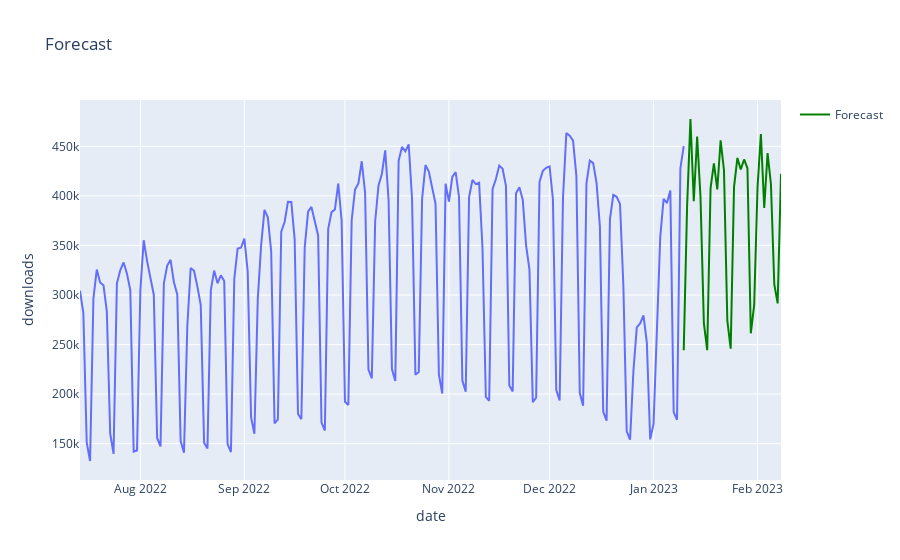

Write notebook code for a chart like this one.
### Code cell
forecasts = model.predict(conf.forecast_days)
df["date"] = pd.to_datetime(df["date"], infer_datetime_format=True)

forecast_duration = pd.date_range(recent_date, periods=conf.forecast_days, freq='D')
fig = px.line(df, x=df["date"], y="downloads", title="Forecast")
fig.add_scatter(x=forecast_duration, y=forecasts, mode="lines", name="Forecast", line=dict(width=2, color="green"))
fig.show()

### Figure 1 — Plotly figure (JSON) as saved in the notebook; plotly's stock layout.template omitted (floating-point values rounded to 4 significant figures; data arrays with more than 128 entries replaced by an {"elided": "..."} marker saying what was removed)
{"data": [{"hovertemplate": "date=%{x}<br>downloads=%{y}<extra></extra>", "legendgroup": "", "line": {"color": "#636efa", "dash": "solid"}, "marker": {"symbol": "circle"}, "mode": "lines", "name": "", "orientation": "v", "showlegend": false, "type": "scatter", "x": {"elided": "181 str values"}, "xaxis": "x", "y": {"elided": "181 int values"}, "yaxis": "y"}, {"line": {"color": "green", "width": 2}, "mode": "lines", "name": "Forecast", "type": "scatter", "x": ["2023-01-10T00:00:00", "2023-01-11T00:00:00", "2023-01-12T00:00:00", "2023-01-13T00:00:00", "2023-01-14T00:00:00", "2023-01-15T00:00:00", "2023-01-16T00:00:00", "2023-01-17T00:00:00", "2023-01-18T00:00:00", "2023-01-19T00:00:00", "2023-01-20T00:00:00", "2023-01-21T00:00:00", "2023-01-22T00:00:00", "2023-01-23T00:00:00", "2023-01-24T00:00:00", "2023-01-25T00:00:00", "2023-01-26T00:00:00", "2023-01-27T00:00:00", "2023-01-28T00:00:00", "2023-01-29T00:00:00", "2023-01-30T00:00:00", "2023-01-31T00:00:00", "2023-02-01T00:00:00", "2023-02-02T00:00:00", "2023-02-03T00:00:00", "2023-02-04T00:00:00", "2023-02-05T00:00:00", "2023-02-06T00:00:00", "2023-02-07T00:00:00", "2023-02-08T00:00:00"], "y": [244300.0, 389000.0, 477600.0, 394600.0, 459800.0, 398900.0, 271700.0, 244400.0, 407900.0, 432800.0, 406600.0, 456000.0, 425900.0, 274100.0, 245800.0, 409000.0, 438300.0, 426700.0, 436700.0, 427800.0, 261300.0, 289700.0, 408400.0, 462300.0, 387900.0, 443200.0, 411700.0, 310700.0, 291500.0, 422400.0]}], "layout": {"legend": {"tracegroupgap": 0}, "title": {"text": "Forecast"}, "xaxis": {"anchor": "y", "domain": [0, 1], "title": {"text": "date"}}, "yaxis": {"anchor": "x", "domain": [0, 1], "title": {"text": "downloads"}}}}
